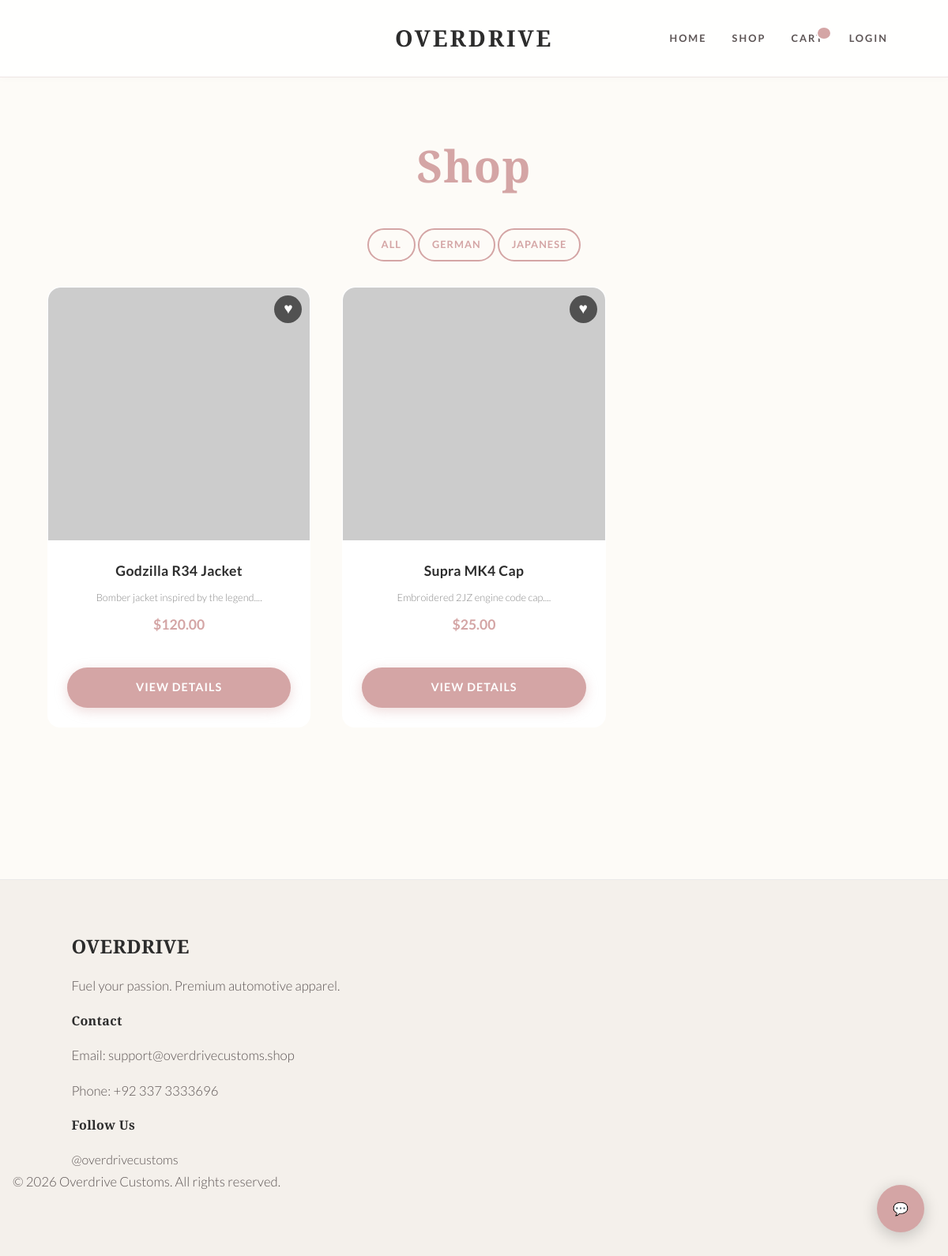
The app's page /shop.php?category=japanese with its own data.
### tables this page shows
CREATE TABLE `products` (
  `id` int(11) NOT NULL,
  `title` varchar(255) NOT NULL,
  `slug` varchar(255) NOT NULL,
  `price` decimal(10,2) NOT NULL,
  `description` text DEFAULT NULL,
  `category_id` int(11) NOT NULL,
  `image_url` varchar(255) DEFAULT NULL,
  `visible` tinyint(1) NOT NULL DEFAULT 1,
  `created_at` timestamp NOT NULL DEFAULT current_timestamp(),
  `updated_at` timestamp NOT NULL DEFAULT current_timestamp() ON UPDATE current_timestamp()
);

### shop.php (the view, shortened to what this page needs)
<?php
require_once 'inc/header.php';
$categorySlug = $_GET['category'] ?? null;
$whereClause = "WHERE visible = 1";
$params = [];
if ($categorySlug) {
    $stmt = $pdo->prepare("SELECT id FROM categories WHERE slug = ?");
    $stmt->execute([$categorySlug]);
    $catId = $stmt->fetchColumn();
    if ($catId) {
        $whereClause .= " AND category_id = ?";
        $params[] = $catId;
    }
}
$stmt = $pdo->prepare("SELECT * FROM products $whereClause ORDER BY created_at DESC");
$stmt->execute($params);
$products = $stmt->fetchAll();
?>
<div class="container" style="padding: 4rem 0;">
    <h1 style="color: var(--accent-color); margin-bottom: 2rem; text-align: center; font-family: var(--font-heading); font-size: 3.5rem;">Shop</h1>
    <div style="display: flex; justify-content: center; align-items: center; margin-bottom: 2rem;">
        <div class="filters">
            <a href="shop.php" class="btn btn-outline" style="padding: 0.5rem 1rem; font-size: 0.8rem;">All</a>
            <a href="shop.php?category=german" class="btn btn-outline" style="padding: 0.5rem 1rem; font-size: 0.8rem;">German</a>
            <a href="shop.php?category=japanese" class="btn btn-outline" style="padding: 0.5rem 1rem; font-size: 0.8rem;">Japanese</a>
        </div>
    </div>
    <?php if (empty($products)): ?>
        <p>No products found in this category.</p>
    <?php else: ?>
        <div class="product-grid">
            <?php foreach ($products as $product): ?>
                <div class="product-card" style="position: relative;">
                    <button class="wishlist-btn" onclick="toggleWishlist(<?php echo $product['id']; ?>, this)" style="position: absolute; top: 10px; right: 10px; z-index: 10; background: rgba(0,0,0,0.6); border: none; color: #fff; border-radius: 50%; width: 35px; height: 35px; font-size: 1.2rem; cursor: pointer; display: flex; align-items: center; justify-content: center; transition: color 0.3s;">
                        &hearts;
                    </button>
                    <a href="product.php?id=<?php echo $product['id']; ?>" style="text-decoration: none; color: inherit;">
                        <div class="product-img">
                            <img src="<?php echo htmlspecialchars($product['image_url'] ?: 'assets/img/placeholder.jpg'); ?>"
                                 alt="<?php echo htmlspecialchars($product['title']); ?>"
                                 onerror="this.src='https://placehold.co/400x400/222/e10600?text=Product'">
                        </div>
                        <div class="product-details">
                            <h3 class="product-title"><?php echo htmlspecialchars($product['title']); ?></h3>
                            <p style="font-size: 0.8rem; color: #888; margin-bottom: 0.5rem;"><?php echo htmlspecialchars(substr($product['description'], 0, 50)) . '...'; ?></p>
                            <span class="product-price">$<?php echo htmlspecialchars($product['price']); ?></span>
                        </div>
                    </a>
                    <div style="padding: 0 1.5rem 1.5rem;">
                        <a href="product.php?id=<?php echo $product['id']; ?>" class="btn" style="width: 100%; text-align: center; display: block;">View Details</a>
                    </div>
                </div>
            <?php endforeach; ?>
        </div>
    <?php endif; ?>
</div>
<?php require_once 'inc/footer.php'; ?>

### assets/css/style.css (style rules this page uses)
:root { --bg-color: #FDFBF7; --text-color: #5D5555; --accent-color: #D4A5A5; --accent-hover: #C39090; --card-bg: #FFFFFF; --border-color: #EEE5E5; --font-heading: 'Playfair Display', serif; --font-body: 'Lato', sans-serif; --shadow: 0 10px 30px rgba(212, 165, 165, 0.15); --radius: 16px; }
* { box-sizing: border-box; margin: 0; padding: 0; }
body { background-color: var(--bg-color); color: var(--text-color); font-family: var(--font-body); line-height: 1.7; font-weight: 300; }
a { color: inherit; text-decoration: none; transition: all 0.3s ease; }
img { max-width: 100%; display: block; border-radius: var(--radius); }
h1, h2, h3, h4, h5, h6 { font-family: var(--font-heading); color: #2C2C2C; font-weight: 600; letter-spacing: 0.02em; margin-bottom: 1rem; }
h1 { font-size: 3.5rem; }
h3 { font-size: 1.5rem; }
p { margin-bottom: 1rem; font-size: 1.05rem; }
.container { width: 90%; max-width: 1200px; margin: 0 auto; padding: 0 1rem; }
.product-grid { display: grid; grid-template-columns: repeat(auto-fill, minmax(280px, 1fr)); gap: 2.5rem; margin-bottom: 4rem; }
.product-card { background: var(--card-bg); border-radius: var(--radius); overflow: hidden; transition: all 0.4s cubic-bezier(0.165, 0.84, 0.44, 1); border: 1px solid transparent; }
.product-img { height: 320px; background: #f4f4f4; overflow: hidden; position: relative; }
.product-img img { width: 100%; height: 100%; object-fit: cover; border-radius: var(--radius) var(--radius) 0 0; }
.product-details { padding: 1.5rem; text-align: center; }
.product-title { font-size: 1.1rem; margin-bottom: 0.5rem; font-family: var(--font-body); font-weight: 700; }
.product-price { display: block; font-size: 1.1rem; color: var(--accent-color); margin-bottom: 1rem; font-weight: 600; }
.btn { display: inline-block; padding: 0.8rem 2rem; background-color: var(--accent-color); color: #fff; border: none; cursor: pointer; font-size: 0.9rem; font-weight: 600; text-transform: uppercase; letter-spacing: 1px; border-radius: 50px; transition: all 0.3s ease; box-shadow: 0 4px 15px rgba(212, 165, 165, 0.4); }
.btn-outline { background: transparent; border: 2px solid var(--accent-color); color: var(--accent-color); box-shadow: none; }

### records on screen
products: $product['id'] 3 (drawn), title "Godzilla R34 Jacket", description "Bomber jacket inspired by the legend.", price "120.00"
products: title "Supra MK4 Cap", description "Embroidered 2JZ engine code cap.", price "25.00"
